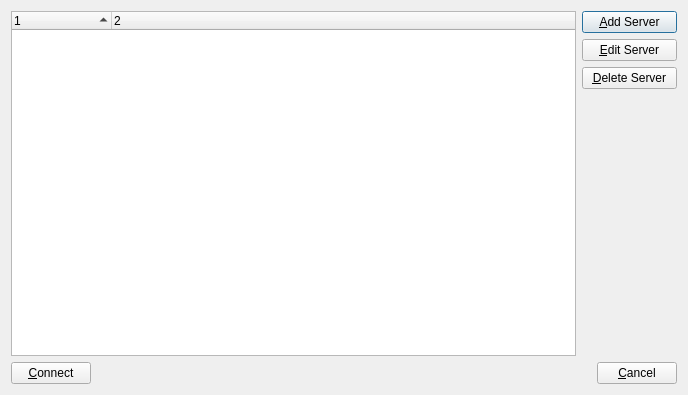
<?xml version="1.0" encoding="UTF-8"?>
<ui version="4.0">
 <class>serverlist</class>
 <widget class="QDialog" name="serverlist">
  <property name="windowModality">
   <enum>Qt::WindowModal</enum>
  </property>
  <property name="geometry">
   <rect>
    <x>0</x>
    <y>0</y>
    <width>688</width>
    <height>395</height>
   </rect>
  </property>
  <property name="sizePolicy">
   <sizepolicy hsizetype="Maximum" vsizetype="Maximum">
    <horstretch>255</horstretch>
    <verstretch>255</verstretch>
   </sizepolicy>
  </property>
  <property name="minimumSize">
   <size>
    <width>688</width>
    <height>395</height>
   </size>
  </property>
  <property name="windowTitle">
   <string>Connection...</string>
  </property>
  <property name="modal">
   <bool>true</bool>
  </property>
  <layout class="QGridLayout" name="gridLayout_2">
   <item row="0" column="1">
    <layout class="QVBoxLayout" name="verticalLayout">
     <property name="sizeConstraint">
      <enum>QLayout::SetFixedSize</enum>
     </property>
     <item>
      <widget class="QPushButton" name="add">
       <property name="text">
        <string>&amp;Add Server</string>
       </property>
      </widget>
     </item>
     <item>
      <widget class="QPushButton" name="edit">
       <property name="text">
        <string>&amp;Edit Server</string>
       </property>
      </widget>
     </item>
     <item>
      <widget class="QPushButton" name="delete_2">
       <property name="text">
        <string>&amp;Delete Server</string>
       </property>
      </widget>
     </item>
     <item>
      <spacer name="verticalSpacer_4">
       <property name="orientation">
        <enum>Qt::Vertical</enum>
       </property>
       <property name="sizeHint" stdset="0">
        <size>
         <width>95</width>
         <height>19</height>
        </size>
       </property>
      </spacer>
     </item>
    </layout>
   </item>
   <item row="1" column="0" colspan="2">
    <layout class="QHBoxLayout" name="horizontalLayout">
     <property name="sizeConstraint">
      <enum>QLayout::SetFixedSize</enum>
     </property>
     <item>
      <widget class="QPushButton" name="pushButton">
       <property name="text">
        <string>&amp;Connect</string>
       </property>
      </widget>
     </item>
     <item>
      <spacer name="horizontalSpacer_2">
       <property name="orientation">
        <enum>Qt::Horizontal</enum>
       </property>
       <property name="sizeHint" stdset="0">
        <size>
         <width>40</width>
         <height>20</height>
        </size>
       </property>
      </spacer>
     </item>
     <item>
      <widget class="QPushButton" name="cancel">
       <property name="text">
        <string>&amp;Cancel</string>
       </property>
      </widget>
     </item>
    </layout>
   </item>
   <item row="0" column="0">
    <widget class="QTreeWidget" name="treeWidget">
     <property name="contextMenuPolicy">
      <enum>Qt::ActionsContextMenu</enum>
     </property>
     <property name="acceptDrops">
      <bool>true</bool>
     </property>
     <property name="editTriggers">
      <set>QAbstractItemView::DoubleClicked</set>
     </property>
     <property name="showDropIndicator" stdset="0">
      <bool>false</bool>
     </property>
     <property name="dragDropMode">
      <enum>QAbstractItemView::NoDragDrop</enum>
     </property>
     <property name="sortingEnabled">
      <bool>true</bool>
     </property>
     <column>
      <property name="text">
       <string>1</string>
      </property>
     </column>
     <column>
      <property name="text">
       <string>2</string>
      </property>
     </column>
    </widget>
   </item>
  </layout>
 </widget>
 <resources/>
 <connections/>
</ui>
